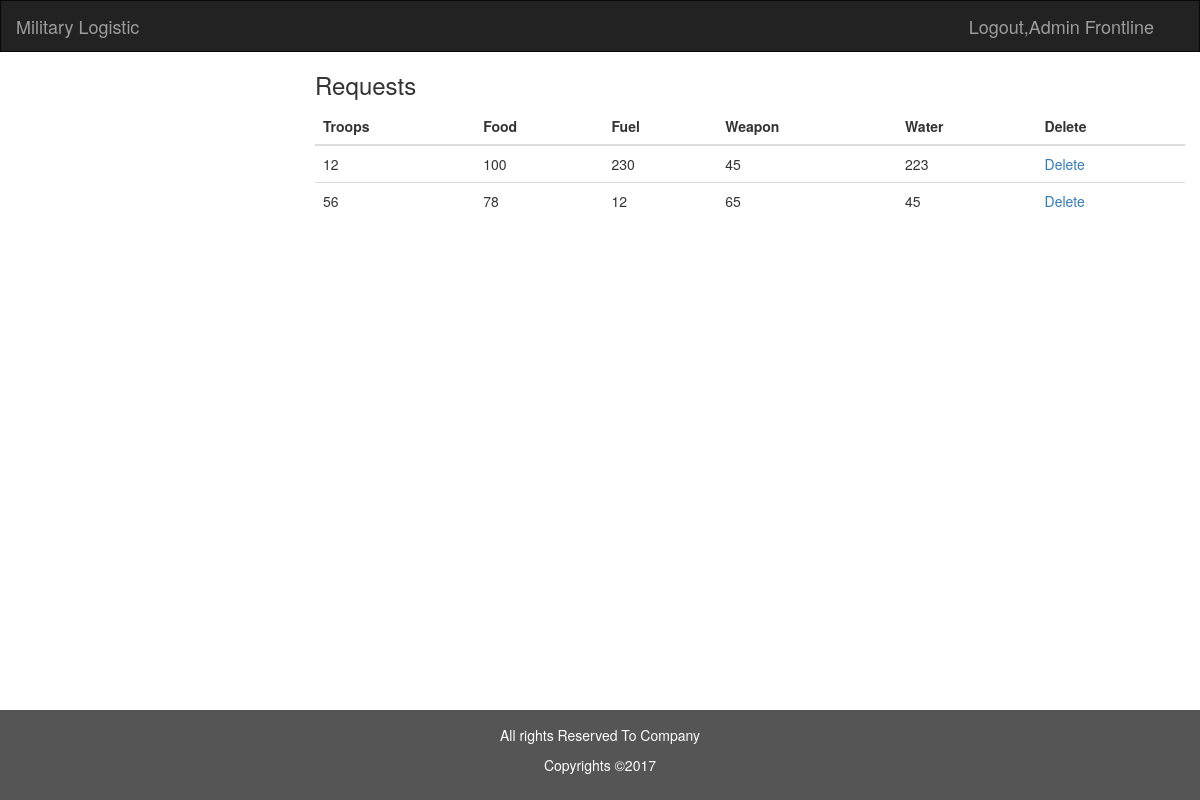
Before: /view/index.php (signed in) with the older database file.
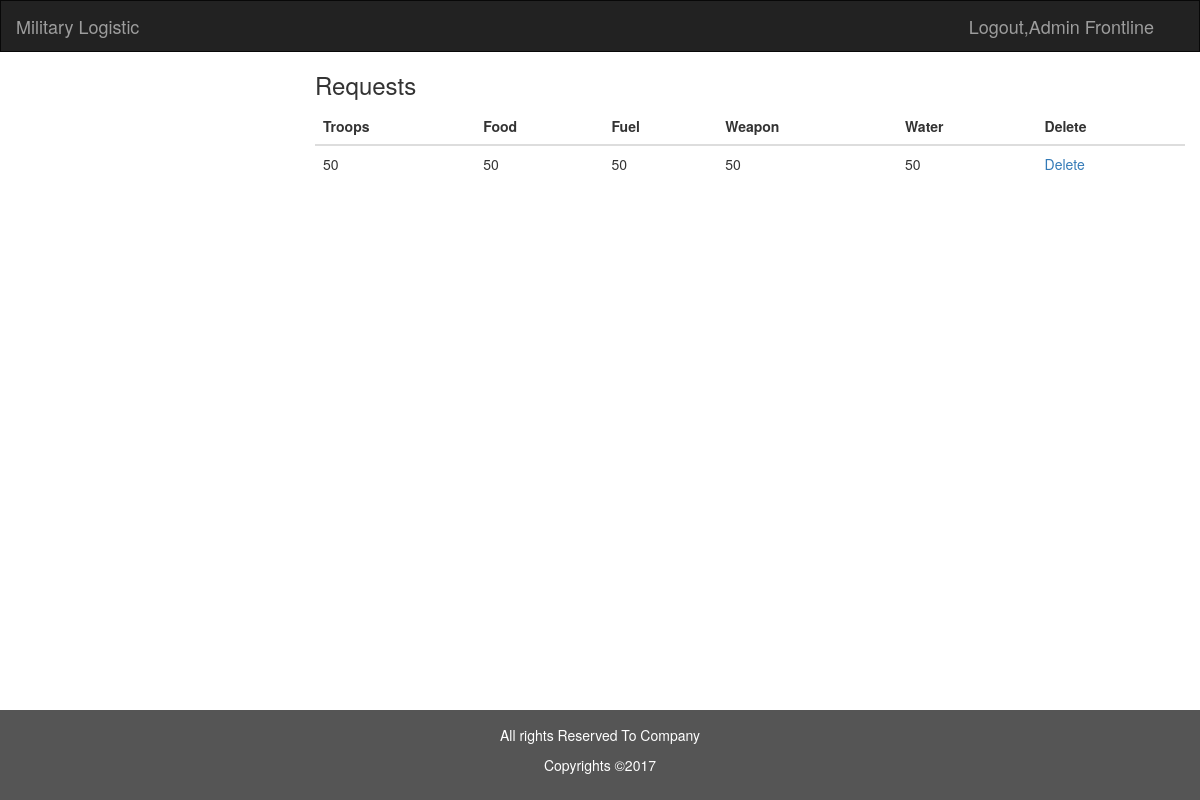
After: the same page with the newer database file.
### tables this page shows
CREATE TABLE `request` (
  `id` int(11) NOT NULL,
  `wapon` int(11) NOT NULL,
  `food` int(11) NOT NULL,
  `troops` int(11) NOT NULL,
  `water` int(11) NOT NULL,
  `fuel` int(11) NOT NULL
);

### view/index.php (the view, shortened to what this page needs)
<!DOCTYPE html>
<html lang="en">
<head>
    <link rel="stylesheet" href="https://maxcdn.bootstrapcdn.com/bootstrap/3.3.7/css/bootstrap.min.css">
    <link rel="stylesheet" href="../css/materialize.css">
    <link rel="stylesheet" href="../css/styles.css">
</head>
<body>
<nav class="navbar navbar-inverse">
    <div class="container-fluid">
        <div class="navbar-header">
            <a class="navbar-brand" href="../index.php">Military Logistic</a>
        </div>
        <div class="collapse navbar-collapse" id="myNavbar">
            <div id="myloginbtn" class="navbar-right">
            </div>
        </div>
    </div>
</nav>
<div class="container-fluid text-center">
    <div class="row content">
        <div class="col-sm-3 sidenav">
        </div>
        <div class="col-sm-9 text-left">
            <h3>Requests</h3>
            <table class="table table-hover">
                <thead>
                <tr>
                    <th>Troops</th>
                    <th>Food</th>
                    <th>Fuel</th>
                    <th>Weapon</th>
                    <th>Water</th>
                    <th>Delete</th>
                </tr>
                </thead>
                <tbody>
                <?php
                include '../php/connection.php';
                $sql='SELECT * FROM request;';
                $result=mysqli_query($con,$sql);
                while($row=mysqli_fetch_assoc($result)){ ?>
                <tr>
                    <td><?php echo $row['troops'];?></td>
                    <td><?php echo $row['food'];?></td>
                    <td><?php echo $row['fuel'];?></td>
                    <td><?php echo $row['wapon'];?></td>
                    <td><?php echo $row['water'];?></td>
                    <td><a href="../php/delete.php?id=<?php echo $row['id'];?>">Delete</a></td>
                    <?php }
                    ?>
                </tbody>
            </table>
        </div>
    </div>
</div>
<br><br><br><br><br><br><br>
<footer class="navbar-fixed-bottom container-fluid text-center">
    <p>All rights Reserved To Company</p>
    <p>Copyrights &copy;2017</p>
</footer>
</body>
</html>

### css/styles.css (style rules this page uses)
.navbar { margin-bottom: 0; border-radius: 0; }
.row.content { height: 450px }
.sidenav { padding-top: 20px; min-height: 100%; }
footer { background-color: #555; color: white; padding: 15px; }

Changed rows visible on the page:
removed request: troops "12", food "100", fuel "230", wapon "45", water "223"
removed request: troops "56", food "78", fuel "12", wapon "65", water "45"
added request: troops "50", food "50", fuel "50", wapon "50", water "50"
